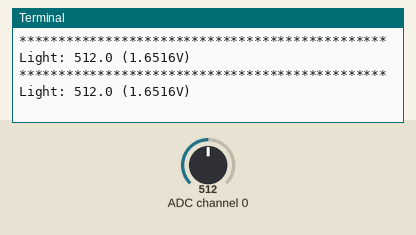
Bench run of a program on a simulated Raspberry Pi (BCM pin numbers). Parts: the last lines printed to the terminal. The inputs (shaded band) are chosen by the test bench; at power-on: ADC channel 0 = 512 (analog values on the 0–1023 scale).

Above: at 1.2 s.
1.3 s: ADC channel 0 set to 716
At 2.6 s:
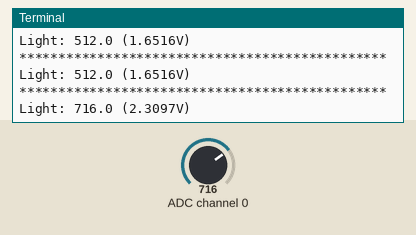
2.8 s: ADC channel 0 set to 900
At 3.8 s:
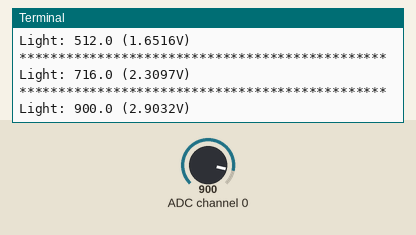
Timing chart, 0 to 5.8 s (numbered marks = the images above; inputs shaded):
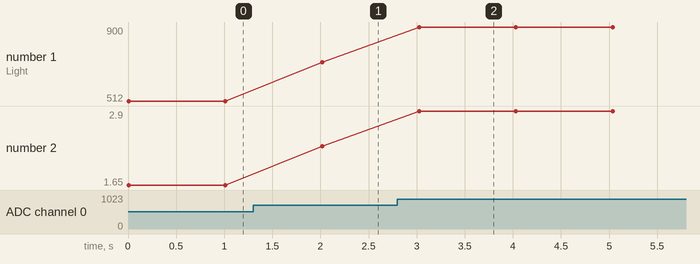

Measured:
- after the input at 1.3 s, the terminal: prints a new line after 0.72 s (image 1)
- after the input at 2.8 s, the terminal: prints a new line after 0.23 s (image 2)
- plotted number 1: 512 → 716 after the input at 1.3 s, 716 → 900 after the input at 2.8 s
- plotted number 2: 1.65 → 2.31 after the input at 1.3 s, 2.31 → 2.9 after the input at 2.8 s

The program:

light.py
```python
import spidev
import time
import os

# Open SPI bus and define channels
spi = spidev.SpiDev()
spi.open(0,0)
spi.max_speed_hz=1000000

light_channel = 0

# Delay between readings
delay = 1

# Function to read SPI data from MCP3008 chop
# Channel must be integer 0-7

def ReadChannel(channel):
	adc = spi.xfer2([1,(8+channel)<<4,0])
	data = ((adc[1]&3) << 8) + adc[2]
	return data

# Function to convert data to voltage level
# Round 4 decimal places
def ConvertVolts(data):
	volts = (data * 3.3) / float(1023)
	volts = round(volts, 4)
	return volts

# Main function
while True:

	# Readings tend to fluctuate to max of 1023
	# Taking average of 100 readings and excluding max from average
	num_readings = 0
	sum_light_readings = 0.0
	while(num_readings < 100):
		current_read = ReadChannel(light_channel)
		if(current_read != 1023.0):
			sum_light_readings = sum_light_readings + current_read
			num_readings = num_readings + 1

	light_level = sum_light_readings / num_readings
	light_volts = ConvertVolts(light_level)

	# Print results
	print("***********************************************")
	print("Light: {} ({}V)".format(light_level,light_volts))

	time.sleep(delay)
```
